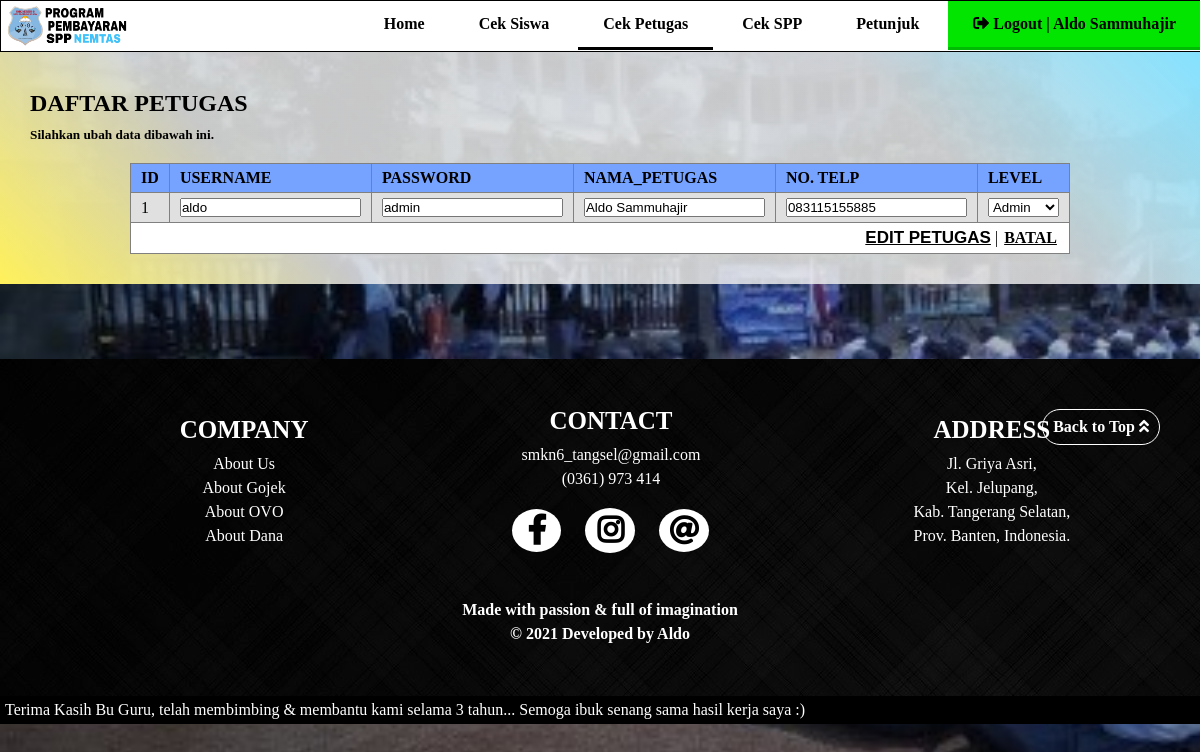
Screenshot of /petugas/edit_petugas.php?info=1 (signed in) with the database file from the repository.
### tables this page shows
CREATE TABLE `petugas` (
  `id_petugas` int(11) NOT NULL,
  `username` varchar(25) NOT NULL,
  `password` varchar(32) NOT NULL,
  `nama_petugas` varchar(35) NOT NULL,
  `no_telp_petugas` varchar(15) NOT NULL,
  `level` enum('admin','petugas') NOT NULL
);

### petugas/edit_petugas.php (the view, shortened to what this page needs)
<?php
include '../action/koneksi.php';
?>
<!DOCTYPE html>
<html>
<head>
	<link rel="stylesheet" type="text/css" href="../this.css">
	<link rel="stylesheet" type="text/css" href="this_petugas.css">
	<link rel="stylesheet" type="text/css" href="../font-awesome/css/fontawesome.css">
	<link rel="stylesheet" type="text/css" href="../font-awesome/css/brands.css">
	<link rel="stylesheet" type="text/css" href="../font-awesome/css/solid.css">
</head>
<body>
	<nav>
		<a href="index.php" title="Program Pembayaran SPP Nemtas"><img src="../img/logo_program.png"></a>
		<ul>
			<li><a href="petugas.php?kategori=bayarspp">Home</a></li>
			<li><a href="info_siswa.php">Cek Siswa</a></li>
			<?php
			if ($_SESSION['level'] == 'admin') {
			?>
				<li style="border-bottom: solid;"><a href="info_petugas.php">Cek Petugas</a></li>
			<?php
			}
			?>
			<li><a href="info_spp.php">Cek SPP</a></li>
			<li><a href="petunjuk_petugas.php">Petunjuk</a></li>
			<li style="background-color: #01E500FF; border-bottom: solid; border-color: #00BB04FF;"><a href="../action/logout_proses.php"><i class="fas fa-sign-out-alt"></i> Logout | <?php echo $_SESSION['nama_petugas']; ?></a></li>
		</ul>
	</nav>
	<div class="container5">
		<h2>DAFTAR PETUGAS</h2>
		<h5>Silahkan ubah data dibawah ini.</h5>
		<table border="1">
			<tr style="background-color: #75A3FFFF; font-weight: bold;">
				<td>ID</td>
				<td>USERNAME</td>
				<td>PASSWORD</td>
				<td>NAMA_PETUGAS</td>
				<td>NO. TELP</td>
				<td>LEVEL</td>
			</tr>
			<?php
			if ($_GET['info']) {
				$id_petugas = $_GET['info'];
				$select1 = mysqli_query($connect, "SELECT * FROM petugas WHERE id_petugas='$id_petugas'");
				$data1 = mysqli_fetch_array($select1);
			?>
				<form method="post" action="../action/edit_petugas_proses.php?info=<?= $id_petugas; ?>">
					<tr>
						<td><?= $data1['id_petugas']; ?></td>
						<td><input type="text" name="username" required="" placeholder="username" value="<?= $data1['username']; ?>"></td>
						<td><input type="text" name="password" required="" placeholder="nama" value="<?= $data1['password']; ?>"></td>
						<td><input type="text" name="nama_petugas" required="" placeholder="nama lengkap" value="<?= $data1['nama_petugas']; ?>"></td>
						<td><input type="number" name="no_telp_petugas" required="" placeholder="no. telp" value="<?= $data1['no_telp_petugas']; ?>"></td>
						<td>
							<select name="level" required="">
								<option value="admin" <?php
																if ($data1['level'] == 'admin') {
																?> selected="" <?php
																				}
																					?>>Admin</option>
							</select>
					</tr>
					<tr>
						<td colspan="7" align="right"><input class="edit_siswa" type="submit" value="EDIT PETUGAS"> | <a class="batal" href="info_petugas.php">BATAL</a></td>
					</tr>
				</form>
			<?php
			}
			?>
		</table>
	</div>
	<?php
	include '../footer.php';
	?>
</body>
</html>

### this.css (style rules this page uses)
* { margin: 0; padding: 0; text-decoration: none; scroll-behavior: smooth; }
body { background-image: url("img/gedung_smk_blur.jpg"); background-attachment: fixed; background-repeat: no-repeat; background-size: cover; }
nav { position: fixed; top: 0; background-color: white; width: 100%; font-family: Tahoma; border: solid 1px; height: 50px; overflow: hidden; z-index: 99; }
nav img { float: left; height: 50px; }
nav ul { float: right; }
nav ul li { position: relative; display: inline-block; }
nav ul li a { display: block; padding: 14px 25px; color: black; font-weight: bold; transition: 0.5s; }
nav ul li a i { transition: 0.5s; }

### petugas/this_petugas.css (style rules this page uses)
.container5 { margin-top: 50px; background: linear-gradient(45deg, #FFF15BFF, #EFEFEFD4, #EFEFEFD4, #EFEFEFD4, #84E2FFFF); padding: 30px; }
.container5 h2 { margin-top: 10px; font-family: Tahoma; }
.container5 h5 { margin-top: 10px; }
.container5 table { margin: auto; margin-top: 20px; border-collapse: collapse; }
.container5 table tr:nth-child(odd) { background-color: #E0E0E0FF; }
.container5 table tr:nth-child(even) { background-color: white; }
.container5 table tr td { padding: 5px 10px; }
.container5 table tr td a { padding: 2px; border-radius: 2px; color: black; font-weight: bold; text-decoration: underline; }
.container5 table tr td .edit_siswa { border: none; background-color: transparent; font-size: 17px; font-weight: bold; text-decoration: underline; cursor: pointer; }
.container5 form { margin-top: 5px; }

### rows the page displays
petugas: id_petugas "1", username "aldo", password "admin", nama_petugas "Aldo Sammuhajir", no_telp_petugas "083115155885", level "Admin"

### other values shown
$_SESSION['nama_petugas'] "Aldo Sammuhajir"
